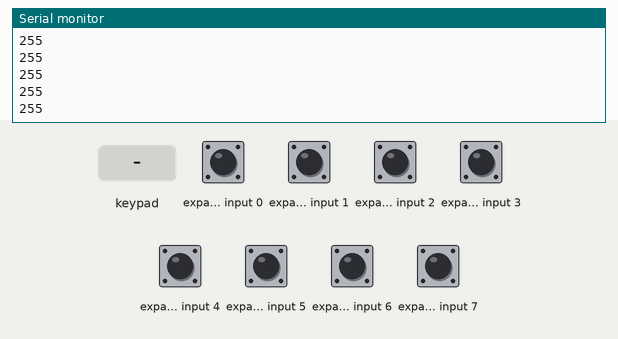
A sketch run on a simulated Arduino Uno, built with avr-gcc and run on an emulated ATmega328P. On the bench: the last lines printed to the serial monitor. Wiring (inferred from the names in the program): PCF8574 port expander at I2C address 0x20. Inputs (shaded band) come from the test bench; at power-on: expander input 0–7 HIGH.

Above: at 1.2 s.
1.3 s: key 'D' pressed
At 1.43 s:
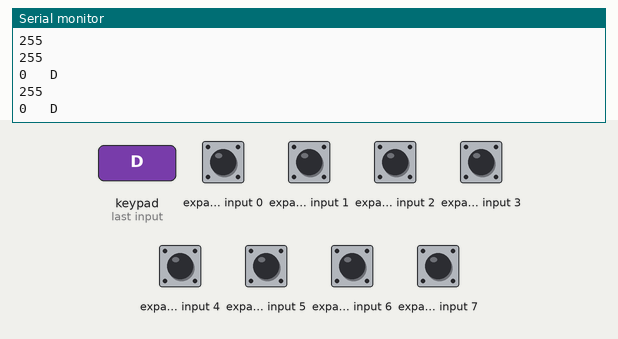
2.9 s: keypad keys 1 2 pressed 0.4 s apart
At 2.95 s:
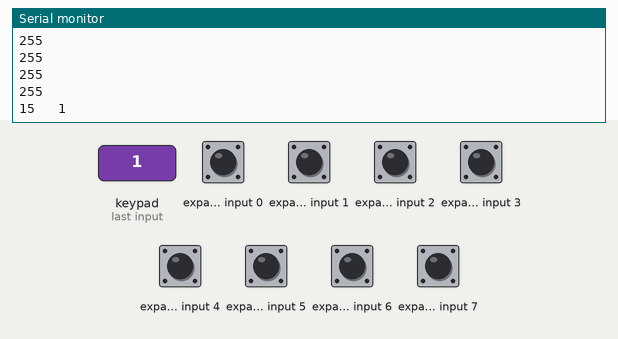
5.2 s: key 'C' pressed
At 5.28 s:
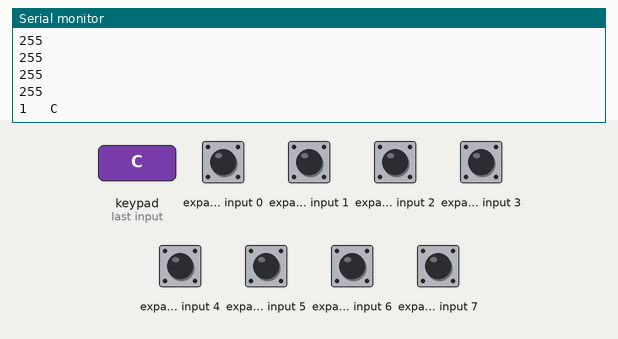
6.8 s: keypad keys 1 2 # pressed 0.4 s apart
At 7.62 s:
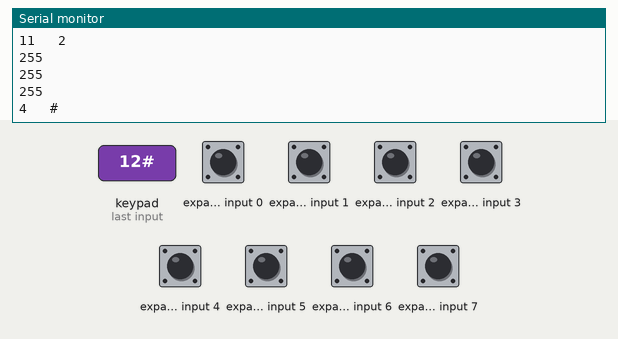
9.5 s: key 'B' pressed
At 9.55 s:
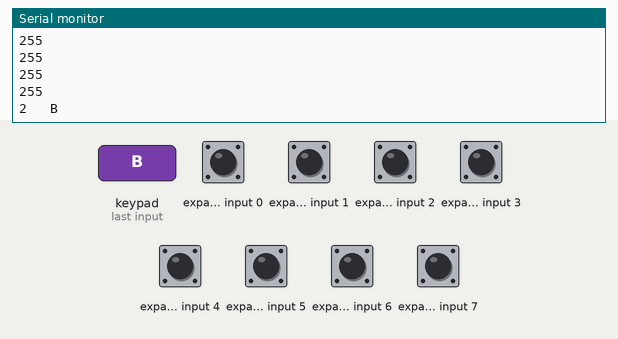
11.1 s: keypad keys 1 2 * pressed 0.4 s apart
At 11.99 s:
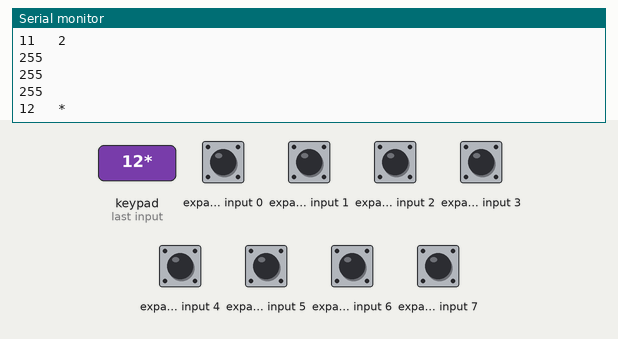

Measured:
- after the input at 1.3 s, the serial monitor: prints a new line at once (image 1)
- after the input at 2.9 s, the serial monitor: prints a new line at once (image 2)
- after the input at 5.2 s, the serial monitor: prints a new line after 0.08 s (image 3)
- after the input at 6.8 s, the serial monitor: prints a new line at once (image 4)
- after the input at 9.5 s, the serial monitor: prints a new line after 0.05 s (image 5)
- after the input at 11.1 s, the serial monitor: prints a new line after 0.07 s (image 6)

The sketch:

I2Ckeypad_keymap_test.ino
```cpp
//
//    FILE: I2Ckeypad_keymap.ino
//  AUTHOR: Rob Tillaart
// PURPOSE: demo key mapping
//     URL: https://github.com/RobTillaart/I2CKeyPad
//
// PCF8574
//    pin p0-p3 rows
//    pin p4-p7 columns
// 4x4 or smaller keypad.


#include "Wire.h"
#include "I2CKeyPad.h"

const uint8_t KEYPAD_ADDRESS = 0x20;

I2CKeyPad keyPad(KEYPAD_ADDRESS);

char keymap[17] = "DCBA#9630852*741";  // N = NoKey, F = Fail


void setup()
{
  Serial.begin(115200);
  Serial.println(__FILE__);

  Wire.begin();
  Wire.setClock(400000);
  if (keyPad.begin() == false)
  {
    Serial.println("\nERROR: cannot communicate to keypad.\nPlease reboot.\n");
    while (1);
  }

  keyPad.loadKeyMap(keymap);
  Serial.println(keyPad.getKeyPadMode());
}


void loop()
{
  // read row and col
  // Wire.beginTransmission(KEYPAD_ADDRESS);
  // //Wire.write(0xFF);
  // if (Wire.endTransmission() != 0)
  // {
  //   Serial.print("error in Transmission");
  // }
  Wire.requestFrom(KEYPAD_ADDRESS, (uint8_t)1);
  Serial.println(Wire.read());

/*
  // read col
  Wire.beginTransmission(KEYPAD_ADDRESS);
  Wire.write(0x0F);
  if (Wire.endTransmission() != 0)
  {
    Serial.print("error in Transmission");
  }
  Wire.requestFrom(KEYPAD_ADDRESS, (uint8_t)1);
  Serial.println(Wire.read());
  */

  if (keyPad.isPressed())
  {
    char ch = keyPad.getChar();     // note we want the translated char
    int key = keyPad.getLastKey();
    Serial.print(key);
    Serial.print(" \t");
    Serial.println(ch);
  }

  delay(100);
}


// -- END OF FILE --
```
